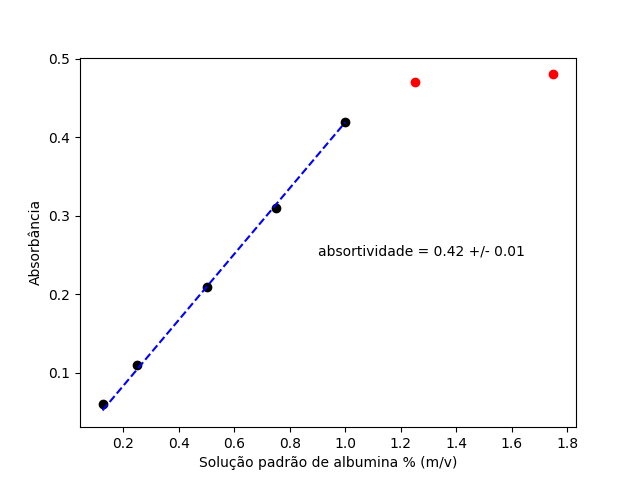

Recreate this plot in Python.
import matplotlib.pyplot as plt
from numpy import array

# the curve is of the form y = a * x
# 'a' is the coeficiente and '__a' the error of 'a'
def regression(x, y):
    __y = .01 # Error of y[i]

    a = sum(x * y) / sum(x**2)
    __a = (sum( (__y * x)**2 ))**(1/2) / sum(x**2)

    return a, __a

concentr = array([.125, .25, .50, .75, 1.0, 1.25, 1.75])
A = array([.06, .11, .21, .31, .42, .47, .48])

n = len(A)
a, __a = regression(concentr[:n-2], A[:n-2])

# print(f"a = ({a} +/- {__a})")

func = lambda x: a * x

plt.xlabel("Solução padrão de albumina % (m/v)")
plt.ylabel("Absorbância")
plt.text(.9, .25, ("absortividade = %.2f +/- %.2f" % (a, __a)))
plt.plot(concentr[:n-2], A[:n-2], "ok")
plt.plot(concentr[n-2:], A[n-2:], "or")
plt.plot(concentr[:n-2], func(concentr[:n-2]), "--b")

plt.savefig("pratica3.png")
plt.show()
